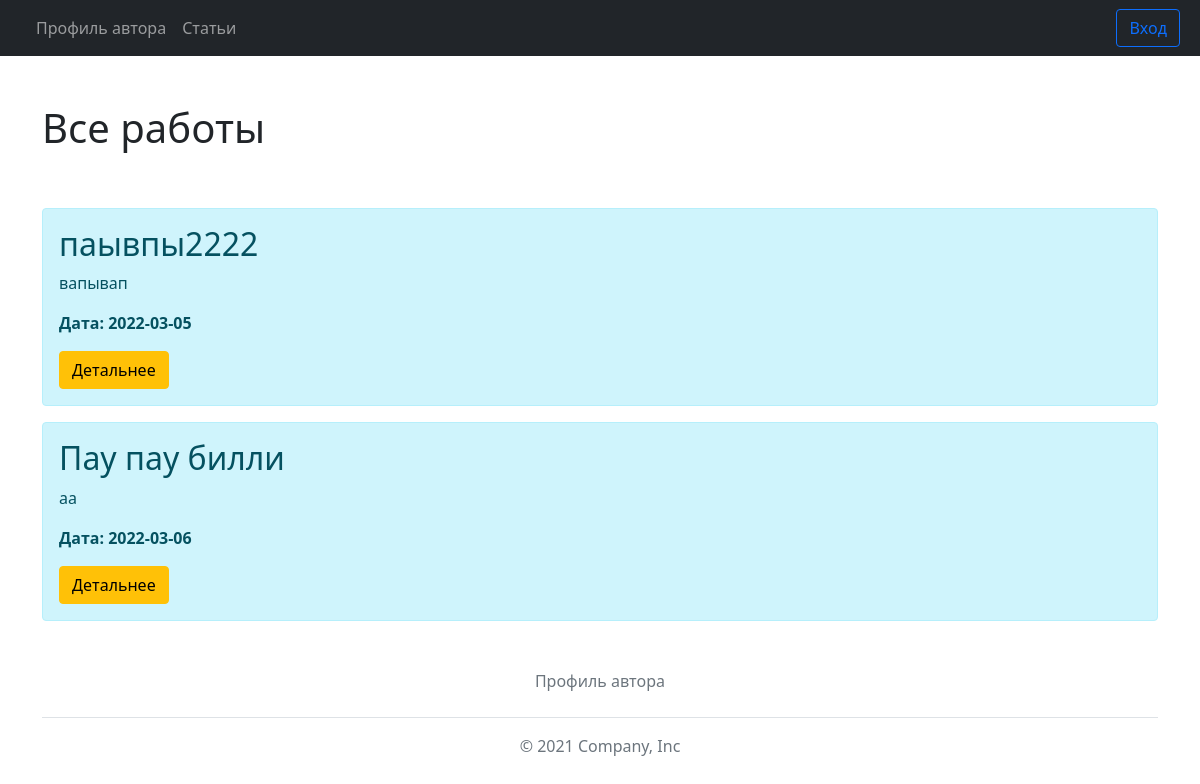
Page /posts on the earlier database version.
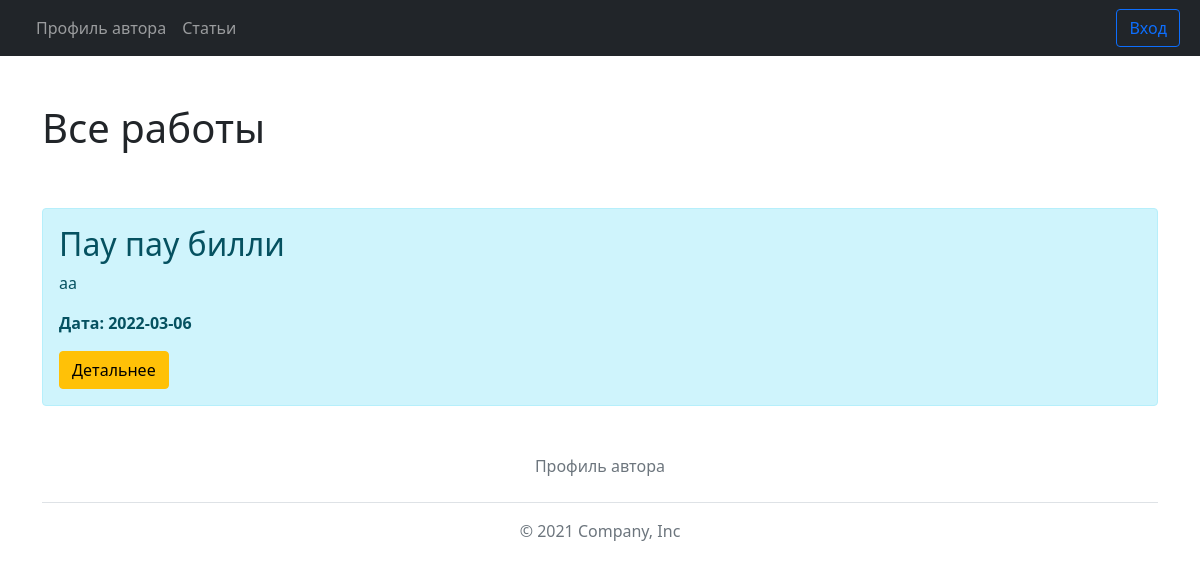
Same page on the later database version.
### data/article.py (models this page shows)
class Article(SqlAlchemyBase):
    __tablename__ = 'articles'
    id = sqlalchemy.Column(sqlalchemy.Integer, primary_key=True)
    title = sqlalchemy.Column(sqlalchemy.String(50), nullable=False)
    intro = sqlalchemy.Column(sqlalchemy.String(200), nullable=False)
    text = sqlalchemy.Column(sqlalchemy.Text, nullable=False)
    date = sqlalchemy.Column(sqlalchemy.DateTime, default=datetime.datetime.now())

### app.py (the view)
@app.route('/')
@app.route('/posts')
def posts():
    article = Article()
    articles = db_sess.query(Article).all()
    print(articles)
    return render_template("posts.html", articles=articles, check_admin=check_admin())

### app.py (called while the page is built)
def check_admin():
    id = current_user.get_id()
    check = db_sess.query(Admin).filter(Admin.user_id == id).first()
    if check != None:
        return True
    else:
        return False

@app.after_request
def redirect_to_signin(response):
    if response.status_code == 404:
        return redirect(('/login_page') + "?next" + request.url)
    return response

@app.context_processor
def any_data_processor():
    if current_user.is_authenticated:
        id = current_user.get_id()
        user = db_sess.query(User).filter(User.id == id).first()
        name = user.name
        return dict(user_aunt=name, check_admin=True)
    else:
        return dict(user_aunt="None")

@app.teardown_appcontext
def shutdown_session(exception=None):
    db_sess.close()

### templates/posts.html (shortened to what this page needs)
{% extends "base.html" %}
{% block body %}
<div class="container mt-5">
<div class="row">
    <div class="col-md-8">
        <h1>Все работы</h1>
    </div>
    <div class="col-md-4 col-md-offset-4">
    </div>
</div>
</div>
<div class="container mt-5">
    {%if articles|length > 0 %}
        {%for el in articles %}
            <div class="alert alert-info">
                <h2>
                    {{ el.title }}
                </h2>
                <p>
                    {{el.intro}}
                </p>
                <p><b>Дата: {{ el.date.date() }}</b></p>
                <a href="/posts/{{ el.id }}" class="btn btn-warning">Детальнее</a>
            </div>
        {% endfor%}
    {%else%}
        <p>У нас еще нет статей на этом сайие</p>`
    {%endif%}
</div>
{% endblock %}

### templates/base.html (shortened to what this page needs)
<!doctype html>
<html lang="ru">
<head>
    <link rel="stylesheet" href="https://cdn.jsdelivr.net/npm/bootstrap@5.1.3/dist/css/bootstrap.min.css"
>
</head>
<body>
<nav class="navbar navbar-expand navbar-dark bg-dark" aria-label="Second navbar example">
    <div class="container-fluid">
        <div class="collapse navbar-collapse" id="navbarsExample02">
            <ul class="navbar-nav me-auto">
                <li class="nav-item">
                    <a class="nav-link" href="/profile">Профиль автора</a>
                </li>
                <li class="nav-item">
                    <a class="nav-link" href="/posts">Статьи</a>
                </li>
            </ul>
            <div class="-grid gap-2 d-md-flex justify-content-md-end">
                {% if user_aunt != "None" %}
                <p class="text-white h6 p-3">{{user_aunt}}</p>
                <a href="/logout" type="button" class="btn btn-primary p-3">Выход</a>
                {%else%}
                    <a href="/login" type="button" class="btn btn-outline-primary me-2">Вход</a>
                {% endif%}
            </div>
        </div>
    </div>
</nav>
{% block body%}{% endblock %}
<div class="container">
    <footer class="py-3 my-4">
        <ul class="nav justify-content-center border-bottom pb-3 mb-3">
            <li class="nav-item"><a href="/profile" class="nav-link px-2 text-muted">Профиль автора</a></li>
        </ul>
        <p class="text-center text-muted">© 2021 Company, Inc</p>
    </footer>
</div>
</body>
</html>

Differences in the rows shown:
removed Article: title "паывпы2222", intro "вапывап", date "2022-03-05"
